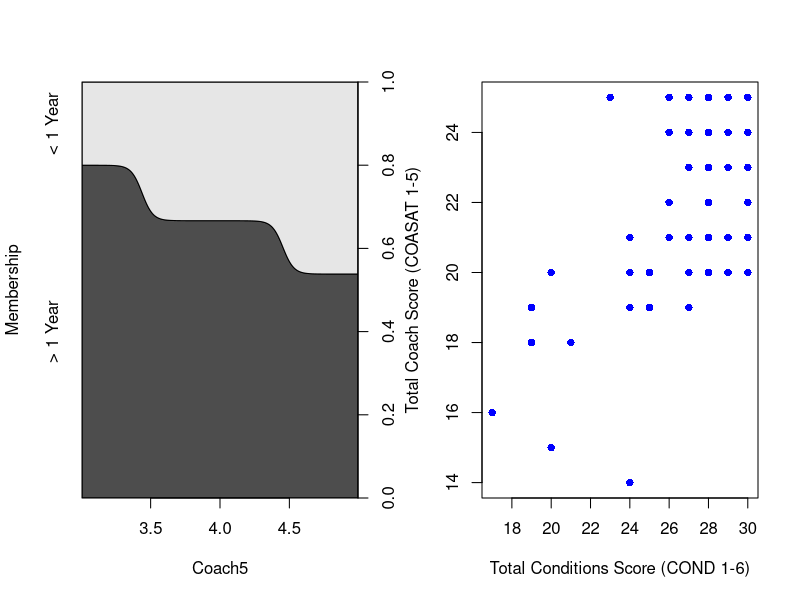
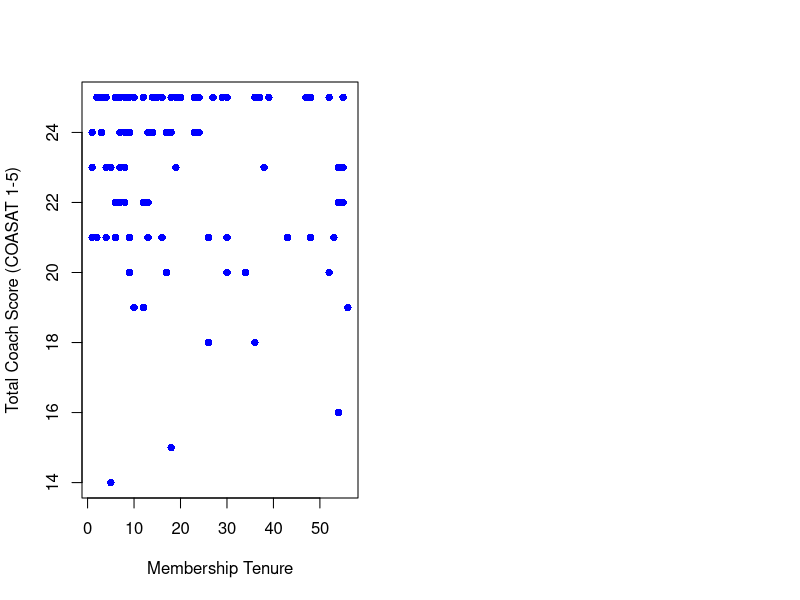

Write R code to recreate these figures, in order.
# 4.	A second regression model, with one dependent variable, 
# one independent variable, and one interacting variable. 
# Write the code in R to test if the independent variables interact to predict the dependent variable. 
# Run the analysis and record the findings. Provide a short paragraph (max 300 words) 
# describing what the analysis you provide represents.


data <- read.csv('Customer Data Set.csv')
data <- data[-c(94, 98, 91, 100, 92, 99, 115, 116, 4), ]
str(data)


####
#Membership tuenure has to be change into two columns to make it dependent variable
Membership <- cut(data$Membership.Tenure, breaks = c(0,12,100), labels = c("< 1 Year","> 1 Year"), right = FALSE)
data$Membership.Tenure[1:10]
Membership[1:10]


# Creating new dataframe
new_data <- data.frame(data$Gender ,Membership, data$Age, 
                       data$COASAT1, data$COASAT2, data$COASAT3, data$COASAT4, data$COASAT5)

# Changing name of age column
names(new_data)[names(new_data)== "data.Age"] <- "Ages"
names(new_data)[names(new_data)== "data.Gender"] <- "Gender"
names(new_data)[names(new_data)== "data.COASAT1"] <- "Coach1"
names(new_data)[names(new_data)== "data.COASAT2"] <- "Coach2"
names(new_data)[names(new_data)== "data.COASAT3"] <- "Coach3"
names(new_data)[names(new_data)== "data.COASAT4"] <- "Coach4"
names(new_data)[names(new_data)== "data.COASAT5"] <- "Coach5"
anyNA(new_data)

# Plotting the model
layout(matrix(1:2, ncol = 2))
cdplot(Membership ~ Coach5, data = new_data)


####
#new_data$Gender <-as.factor(new_data$Gender)
#new_data$Membership.Tenure <-as.factor(new_data$Membership)
#new_data$Customer <-as.factor(new_data$Customer)

# Do gender and how highly customers rate coaches affect membership?
m1 <- new_data$Membership ~ new_data$Ages + new_data$Gender + new_data$Coach5
glm1 <- glm(m1, data = new_data, 
            family = binomial())

summary(glm1)

m2 <- Membership ~ Ages * Coach5
glm2 <- glm(m2, data = new_data, 
            family = binomial())

summary(glm2)
#####################################################
# Example                                 # my data

# gender    = factor (male and female)    # Gender    = factor (male and female)
# education = integer 1-20                # Coasat1   = integer 1-5
# agree/dis = fm1
# fm1 = Agree/dissagree , Gender , Education

###########################

data <- read.csv('Customer Data Set.csv')
data <- data[-c(94, 98, 91, 100, 92, 99, 115, 116, 4), ]


Total_Coach_Score <- data$COASAT1 + data$COASAT2 +data$COASAT3 + data$COASAT4 + data$COASAT5
Total_Conditions_Score <- data$COND1 + data$COND2 + + data$COND3 + data$COND4 + data$COND5 + data$COND6

# Creating new dataframe
new_data <- data.frame(data$Gender ,data$Membership.Tenure, data$Age, Total_Coach_Score, Total_Conditions_Score)
names(new_data)[names(new_data)== "data.Age"] <- "Ages"
names(new_data)[names(new_data)== "data.Membership.Tenure"] <- "Membership"
names(new_data)[names(new_data)== "data.Gender"] <- "Gender"

# Summary stats
summary(Total_Coach_Score)

# Visualisations
plot(Total_Coach_Score ~ Total_Conditions_Score, pch = 16, col = 'blue',
     xlab = "Total Conditions Score (COND 1-6)",
     ylab = "Total Coach Score (COASAT 1-5)")

plot(Total_Coach_Score ~ new_data$Membership,pch = 16, col = 'blue',
     xlab = "Membership Tenure",
     ylab = "Total Coach Score (COASAT 1-5)")

# Creating GLM model
model1 <- glm(Total_Coach_Score ~ Membership + Total_Conditions_Score, data = new_data, 
              family = poisson())
summary(model1)


# Do they have an interaction? 
model2 <- glm(Total_Coach_Score ~ Membership * Total_Conditions_Score, data = new_data, 
              family = poisson())
summary(model2)

########################################################

# Generalised Linear Model (GLM) analysis to test and compare the relationship between the total score to the questions regarding coaches in Crossfitt Ridgeline. 
# The variable Total_Coach_Score was derived by adding the scores given by each member to the COASAT questions. 
# There was a culmination of five questions. The questions from the survey were on a likert scale starting at 1 (definitely disagree) to 5 (definitely agree) which ment the higher the score the happier clients were with the all round service of the coaches. 
# The highest posiible score to achieve was 25.

# Summary statistics above show the lowest score the received for the coaching services was 15/25 while the mean was around 23/25. 
# The goal of this analysis is to determine whether the total score given to the questions relating to Crossfit Ridgeline coaches in the survey was predicted by the membership tenure of the customers and the total score they gave to questions relating to the climate. 
# Similarily the to Total_Coach score the Total_ Conditions_Score was derived from questions relating to the climate in the gym (CON1-CON6). 

# As seen above the the membership of the members was not a good predictor of whether they would give the coaches a high rating in the survey (p=834857). 
# However there was a strong correlation between the scores given for the questions regarding conditions in the gym and the coaches (p=0.000925).

# Further analysis was done to determine whether membership and the total conditions scores interact with one another to predict the scores given to coaches. 
# As seen in the table above with a score of (p = 0.9373) no significant values below (p = 0.05) were observed therfore there was no interaction between these variables to predict the total coach score.